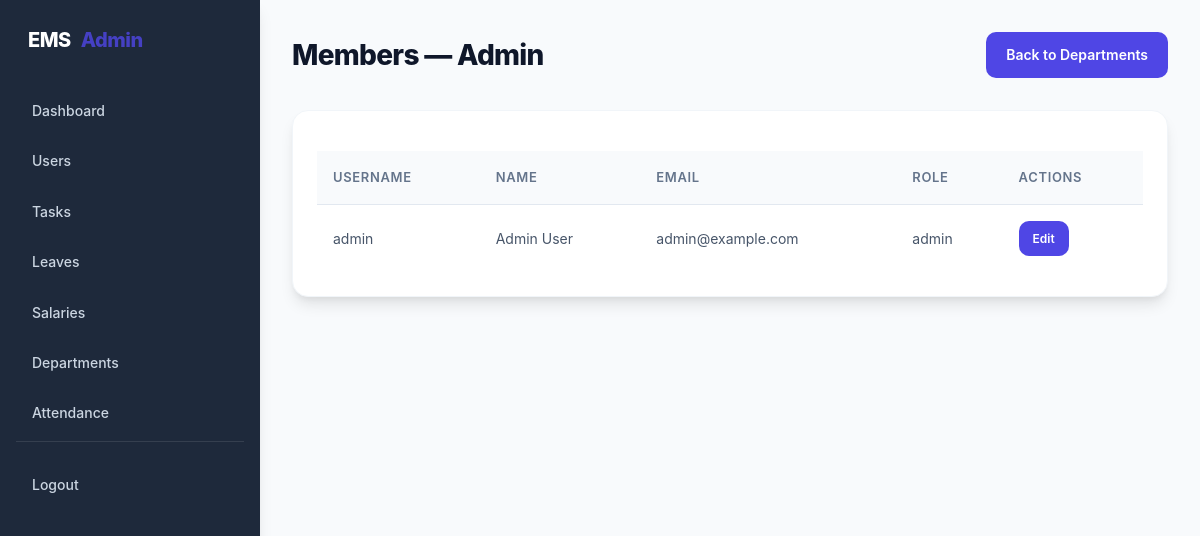
Screenshot of /admin/department_members.php?dept=1 (signed in) with the database file from the repository.
### tables this page shows
CREATE TABLE `departments` (
  `id` int(11) NOT NULL AUTO_INCREMENT,
  `name` varchar(100) NOT NULL,
  `manager_id` int(11) DEFAULT NULL,
  PRIMARY KEY (`id`),
  KEY `manager_id` (`manager_id`),
  CONSTRAINT `departments_manager_fk` FOREIGN KEY (`manager_id`) REFERENCES `users` (`id`) ON DELETE SET NULL
);

CREATE TABLE `users` (
  `id` int(11) NOT NULL AUTO_INCREMENT,
  `username` varchar(255) NOT NULL,
  `password` varchar(255) NOT NULL,
  `role` enum('admin','employee','manager','hr') NOT NULL,
  `email` varchar(255) DEFAULT NULL,
  `first_name` varchar(100) DEFAULT NULL,
  `last_name` varchar(100) DEFAULT NULL,
  `dob` date DEFAULT NULL,
  `phone` varchar(20) DEFAULT NULL,
  `department_id` int(11) DEFAULT NULL,
  `manager_id` int(11) DEFAULT NULL,
  PRIMARY KEY (`id`)
);

### admin/department_members.php (the view, shortened to what this page needs)
<?php
require_once '../include/db.php';
$dept_id = isset($_GET['dept']) ? (int)$_GET['dept'] : 0;
$dept = $conn->prepare('SELECT id, name FROM departments WHERE id = ? LIMIT 1');
$dept->bind_param('i', $dept_id);
$dept->execute();
$deptRes = $dept->get_result();
$deptRow = $deptRes->fetch_assoc();
$stmt = $conn->prepare('SELECT u.id,u.username,u.first_name,u.last_name,u.email,u.role FROM users u WHERE u.department_id = ? ORDER BY u.username ASC');
$stmt->bind_param('i', $dept_id);
$stmt->execute();
$users = $stmt->get_result();
?>
<!DOCTYPE html>
<html>
<head>
    <link rel="stylesheet" type="text/css" href="../css/style.css">
</head>
<body>
<?php include __DIR__ . '/../include/admin_header.php'; ?>
    <div class="page-header">
        <h1 class="h1">Members — <?php echo htmlspecialchars($deptRow['name']); ?></h1>
        <div class="text-right"><a class="btn secondary" href="departments.php">Back to Departments</a></div>
    </div>
    <div class="card section">
        <table class="table">
            <thead>
                <tr><th>Username</th><th>Name</th><th>Email</th><th>Role</th><th>Actions</th></tr>
            </thead>
            <tbody>
                <?php while ($u = $users->fetch_assoc()) { ?>
                    <tr>
                        <td><?php echo htmlspecialchars($u['username']); ?></td>
                        <td><?php echo htmlspecialchars(trim($u['first_name'].' '.$u['last_name'])); ?></td>
                        <td><?php echo htmlspecialchars($u['email']); ?></td>
                        <td><?php echo htmlspecialchars($u['role']); ?></td>
                        <td>
                            <a class="btn small" href="edit_user.php?id=<?php echo $u['id']; ?>">Edit</a>
                        </td>
                    </tr>
                <?php } ?>
            </tbody>
        </table>
    </div>
<?php include __DIR__ . '/../include/admin_footer.php'; ?>
</body>
</html>

### css/style.css (style rules this page uses)
:root { --bg: #f8fafc; --card: #ffffff; --muted: #64748b; --primary: #4f46e5; --primary-hover: #4338ca; --accent: #10b981; --danger: #ef4444; --warning: #f59e0b; --radius: 16px; --radius-sm: 10px; --maxw: 1280px; --gap: 24px; --shadow-sm: 0 1px 3px rgba(0,0,0,0.1); --shadow: 0 10px 15px -3px rgba(0,0,0,0.1), 0 4px 6px -2px rgba(0,0,0,0.05); --shadow-lg: 0 20px 25px -5px rgba(0,0,0,0.1), 0 10px 10px -5px rgba(0,0,0,0.04); --sidebar-bg: #1e293b; --sidebar-text: #cbd5e1; --sidebar-hover: #334155; --sidebar-active: #4f46e5; --sidebar-active-text: #ffffff; }
* { box-sizing: border-box; transition: background-color 0.2s, border-color 0.2s, box-shadow 0.2s, transform 0.2s; }
body { margin: 0; font-family: 'Inter', 'Segoe UI', Roboto, system-ui, sans-serif; background: var(--bg); color: #1e293b; -webkit-font-smoothing: antialiased; line-height: 1.6; scroll-behavior: smooth; }
.page-header { display: flex; align-items: center; justify-content: space-between; margin-bottom: 32px; }
.h1 { font-size: 28px; margin: 0; font-weight: 800; letter-spacing: -0.025em; color: #0f172a; }
.card { background: var(--card); padding: 24px; border-radius: var(--radius); border: 1px solid #f1f5f9; box-shadow: var(--shadow); margin-bottom: var(--gap); }
.section { margin-bottom: 32px; }
.btn { display: inline-flex; align-items: center; justify-content: center; padding: 12px 20px; background: var(--primary); color: #fff; border-radius: var(--radius-sm); text-decoration: none; border: 0; cursor: pointer; font-weight: 600; font-size: 14px; gap: 8px; }
.btn.small { padding: 8px 14px; font-size: 12px; }
.table { width: 100%; border-collapse: separate; border-spacing: 0; margin-top: 16px; }
.table th { background: #f8fafc; color: var(--muted); font-weight: 600; font-size: 13px; text-transform: uppercase; letter-spacing: 0.05em; padding: 16px; text-align: left; border-bottom: 1px solid #e2e8f0; }
.table td { padding: 16px; border-bottom: 1px solid #f1f5f9; color: #475569; font-size: 14px; }
.table tbody tr:last-child td { border-bottom: 0; }
.card, .stat, .form-card { animation: fadeIn 0.4s ease-out backwards; }

### rows the page displays
departments: name "Admin"
users: username "admin", first_name+last_name "Admin User", email "admin@example.com", role "admin"
